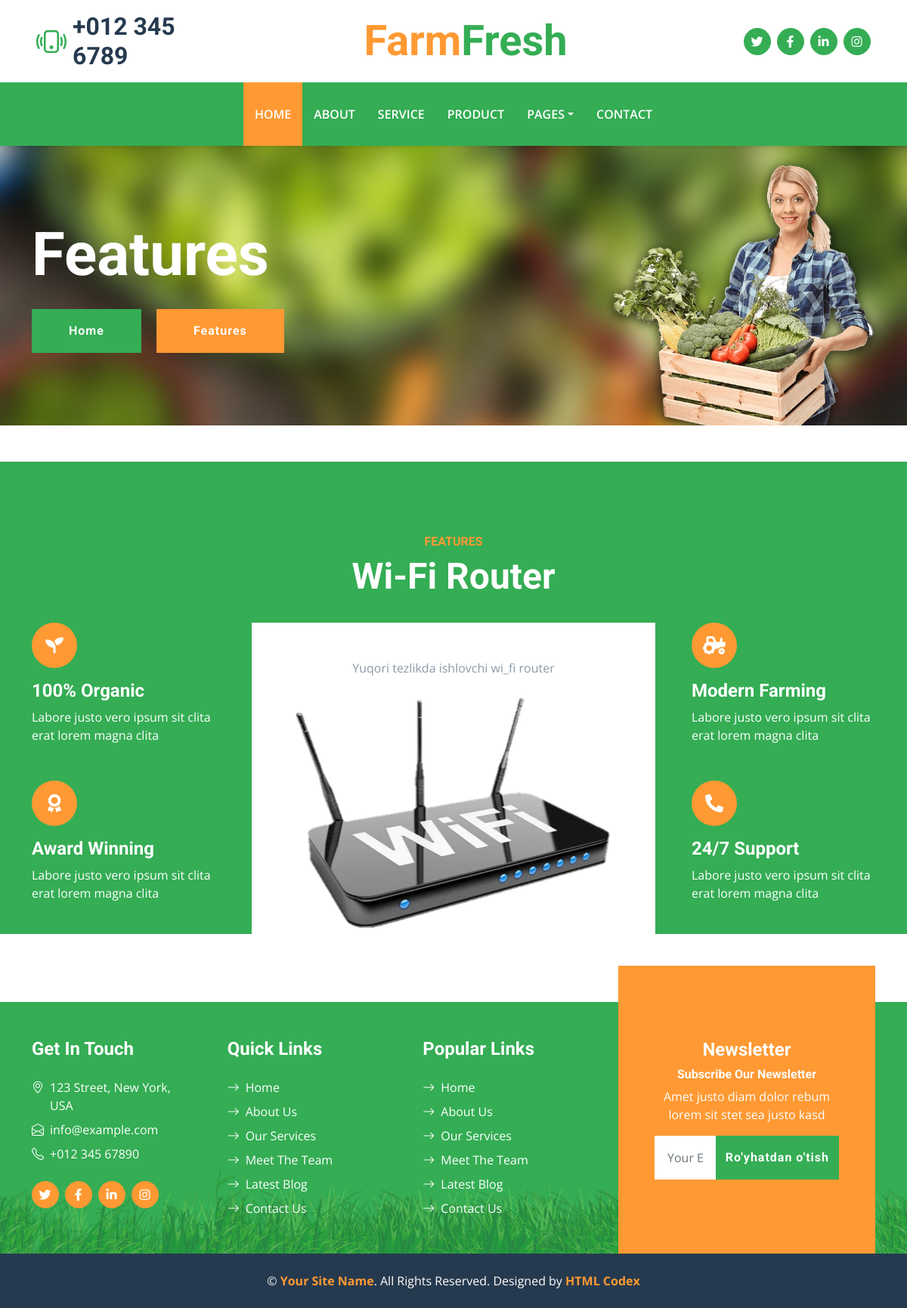
/blog/feature/, run on the app's committed database.
### blog/models.py (models this page shows, shortened)
class Features(models.Model):
    name = models.CharField(max_length=100)
    slug = models.SlugField(max_length=100)
    bio = models.TextField()
    img = models.ImageField(upload_to='Features/img')

### blog/views.py (the view)
# urls.py: path("feature/", feature, name='feature'),
def feature(request):
    feature = Features.objects.all()
    form = NewsletterForms(request.POST or None)
    if request.method == "POST" and form.is_valid():
        form.save()
        return HttpResponse("<h2>So'rovingiz amalga oshirildi</h2>")
    context = {
        "feature": feature,
        "form": form
    }
    return render(request, "feature.html", context=context)

### blog/forms.py
class NewsletterForms(forms.ModelForm):
    class Meta:
        model = Newsletter
        fields = "__all__"

### templates/feature.html
{% extends 'base.html' %}
{% load static %}
{% block content %}
    <div class="container-fluid bg-primary py-5 bg-hero mb-5">
        <div class="container py-5">
            <div class="row justify-content-start">
                <div class="col-lg-8 text-center text-lg-start">
                    <h1 class="display-1 text-white mb-md-4">Features</h1>
                    <a href="{% url 'index' %}" class="btn btn-primary py-md-3 px-md-5 me-3">Home</a>
                    <a href="" class="btn btn-secondary py-md-3 px-md-5">Features</a>
                </div>
            </div>
        </div>
    </div>
    <div class="container-fluid bg-primary feature py-5 pb-lg-0 my-5">
        {% for Features in feature %}
        <div class="container py-5 pb-lg-0">
            <div class="mx-auto text-center mb-3 pb-2" style="max-width: 500px;">
                <h6 class="text-uppercase text-secondary">Features</h6>
                <h1 class="display-5 text-white">{{ Features.name }}</h1>
            </div>
            <div class="row g-5">
                <div class="col-lg-3">
                    <div class="text-white mb-5">
                        <div class="bg-secondary rounded-pill d-flex align-items-center justify-content-center mb-3" style="width: 60px; height: 60px;">
                            <i class="fa fa-seedling fs-4 text-white"></i>
                        </div>
                        <h4 class="text-white">100% Organic</h4>
                        <p class="mb-0">Labore justo vero ipsum sit clita erat lorem magna clita</p>
                    </div>
                    <div class="text-white">
                        <div class="bg-secondary rounded-pill d-flex align-items-center justify-content-center mb-3" style="width: 60px; height: 60px;">
                            <i class="fa fa-award fs-4 text-white"></i>
                        </div>
                        <h4 class="text-white">Award Winning</h4>
                        <p class="mb-0">Labore justo vero ipsum sit clita erat lorem magna clita</p>
                    </div>
                </div>
                <div class="col-lg-6">
                    <div class="d-block bg-white h-100 text-center p-5 pb-lg-0">
                        <p>{{ Features.bio }}</p>
                        <img class="img-fluid" src="{{Features.img.url}}" alt="">
                    </div>
                </div>
                <div class="col-lg-3">
                    <div class="text-white mb-5">
                        <div class="bg-secondary rounded-pill d-flex align-items-center justify-content-center mb-3" style="width: 60px; height: 60px;">
                            <i class="fa fa-tractor fs-4 text-white"></i>
                        </div>
                        <h4 class="text-white">Modern Farming</h4>
                        <p class="mb-0">Labore justo vero ipsum sit clita erat lorem magna clita</p>
                    </div>
                    <div class="text-white">
                        <div class="bg-secondary rounded-pill d-flex align-items-center justify-content-center mb-3" style="width: 60px; height: 60px;">
                            <i class="fa fa-phone-alt fs-4 text-white"></i>
                        </div>
                        <h4 class="text-white">24/7 Support</h4>
                        <p class="mb-0">Labore justo vero ipsum sit clita erat lorem magna clita</p>
                    </div>
                </div>
            </div>
        </div>
        {% endfor %}
    </div>
{% endblock content %}

### static/css/style.css (style rules this page uses)
:root { --primary: #34AD54; --secondary: #FF9933; --light: #F6FFF2; --dark: #263A4F; }
.btn { font-family: 'Roboto', sans-serif; letter-spacing: 1px; font-weight: 700; transition: .5s; }
.btn-primary, .btn-secondary { color: #FFFFFF; }
.bg-hero { background: url(../img/carousel-1.jpg) top right no-repeat; background-size: cover; }

### data on the page
Features: name "Wi-Fi Router", bio "Yuqori tezlikda ishlovchi wi_fi router", img (picture)
